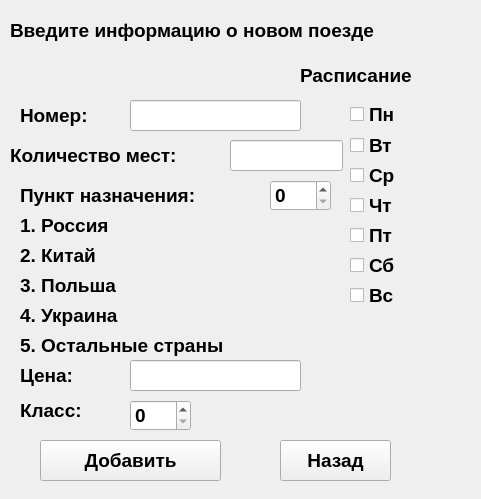
<?xml version="1.0" encoding="UTF-8"?>
<ui version="4.0">
 <class>AddPassengerForm</class>
 <widget class="QWidget" name="AddPassengerForm">
  <property name="geometry">
   <rect>
    <x>0</x>
    <y>0</y>
    <width>481</width>
    <height>499</height>
   </rect>
  </property>
  <property name="windowTitle">
   <string>Form</string>
  </property>
  <widget class="QPushButton" name="submit">
   <property name="geometry">
    <rect>
     <x>40</x>
     <y>440</y>
     <width>181</width>
     <height>41</height>
    </rect>
   </property>
   <property name="font">
    <font>
     <pointsize>14</pointsize>
     <bold>true</bold>
    </font>
   </property>
   <property name="text">
    <string>Добавить</string>
   </property>
  </widget>
  <widget class="QPushButton" name="back">
   <property name="geometry">
    <rect>
     <x>280</x>
     <y>440</y>
     <width>111</width>
     <height>41</height>
    </rect>
   </property>
   <property name="font">
    <font>
     <pointsize>14</pointsize>
     <bold>true</bold>
    </font>
   </property>
   <property name="text">
    <string>Назад</string>
   </property>
  </widget>
  <widget class="QLabel" name="label">
   <property name="geometry">
    <rect>
     <x>10</x>
     <y>10</y>
     <width>461</width>
     <height>41</height>
    </rect>
   </property>
   <property name="font">
    <font>
     <pointsize>14</pointsize>
     <bold>true</bold>
    </font>
   </property>
   <property name="text">
    <string>Введите информацию о новом поезде</string>
   </property>
  </widget>
  <widget class="QCheckBox" name="monday">
   <property name="geometry">
    <rect>
     <x>350</x>
     <y>99</y>
     <width>91</width>
     <height>31</height>
    </rect>
   </property>
   <property name="font">
    <font>
     <pointsize>14</pointsize>
     <bold>true</bold>
    </font>
   </property>
   <property name="text">
    <string>Пн</string>
   </property>
  </widget>
  <widget class="QCheckBox" name="tuesday">
   <property name="geometry">
    <rect>
     <x>350</x>
     <y>130</y>
     <width>91</width>
     <height>31</height>
    </rect>
   </property>
   <property name="font">
    <font>
     <pointsize>14</pointsize>
     <bold>true</bold>
    </font>
   </property>
   <property name="text">
    <string>Вт</string>
   </property>
  </widget>
  <widget class="QCheckBox" name="wednesday">
   <property name="geometry">
    <rect>
     <x>350</x>
     <y>160</y>
     <width>91</width>
     <height>31</height>
    </rect>
   </property>
   <property name="font">
    <font>
     <pointsize>14</pointsize>
     <bold>true</bold>
    </font>
   </property>
   <property name="text">
    <string>Ср</string>
   </property>
  </widget>
  <widget class="QCheckBox" name="thurtday">
   <property name="geometry">
    <rect>
     <x>350</x>
     <y>190</y>
     <width>91</width>
     <height>31</height>
    </rect>
   </property>
   <property name="font">
    <font>
     <pointsize>14</pointsize>
     <bold>true</bold>
    </font>
   </property>
   <property name="text">
    <string>Чт</string>
   </property>
  </widget>
  <widget class="QCheckBox" name="friday">
   <property name="geometry">
    <rect>
     <x>350</x>
     <y>220</y>
     <width>91</width>
     <height>31</height>
    </rect>
   </property>
   <property name="font">
    <font>
     <pointsize>14</pointsize>
     <bold>true</bold>
    </font>
   </property>
   <property name="text">
    <string>Пт</string>
   </property>
  </widget>
  <widget class="QCheckBox" name="saturday">
   <property name="geometry">
    <rect>
     <x>350</x>
     <y>250</y>
     <width>91</width>
     <height>31</height>
    </rect>
   </property>
   <property name="font">
    <font>
     <pointsize>14</pointsize>
     <bold>true</bold>
    </font>
   </property>
   <property name="text">
    <string>Сб</string>
   </property>
  </widget>
  <widget class="QCheckBox" name="sunday">
   <property name="geometry">
    <rect>
     <x>350</x>
     <y>280</y>
     <width>91</width>
     <height>31</height>
    </rect>
   </property>
   <property name="font">
    <font>
     <pointsize>14</pointsize>
     <bold>true</bold>
    </font>
   </property>
   <property name="text">
    <string>Вс</string>
   </property>
  </widget>
  <widget class="QLabel" name="label_2">
   <property name="geometry">
    <rect>
     <x>300</x>
     <y>60</y>
     <width>151</width>
     <height>31</height>
    </rect>
   </property>
   <property name="font">
    <font>
     <pointsize>14</pointsize>
     <bold>true</bold>
    </font>
   </property>
   <property name="text">
    <string>Расписание</string>
   </property>
  </widget>
  <widget class="QLabel" name="label_3">
   <property name="geometry">
    <rect>
     <x>20</x>
     <y>390</y>
     <width>91</width>
     <height>41</height>
    </rect>
   </property>
   <property name="font">
    <font>
     <pointsize>14</pointsize>
     <bold>true</bold>
    </font>
   </property>
   <property name="text">
    <string>Класс:</string>
   </property>
  </widget>
  <widget class="QSpinBox" name="class_2">
   <property name="geometry">
    <rect>
     <x>130</x>
     <y>400</y>
     <width>61</width>
     <height>31</height>
    </rect>
   </property>
   <property name="font">
    <font>
     <pointsize>14</pointsize>
     <bold>true</bold>
    </font>
   </property>
  </widget>
  <widget class="QLabel" name="label_4">
   <property name="geometry">
    <rect>
     <x>20</x>
     <y>100</y>
     <width>91</width>
     <height>31</height>
    </rect>
   </property>
   <property name="font">
    <font>
     <pointsize>14</pointsize>
     <bold>true</bold>
    </font>
   </property>
   <property name="text">
    <string>Номер:</string>
   </property>
  </widget>
  <widget class="QLineEdit" name="id">
   <property name="geometry">
    <rect>
     <x>130</x>
     <y>100</y>
     <width>171</width>
     <height>31</height>
    </rect>
   </property>
   <property name="font">
    <font>
     <pointsize>14</pointsize>
     <bold>true</bold>
    </font>
   </property>
  </widget>
  <widget class="QLabel" name="label_5">
   <property name="geometry">
    <rect>
     <x>10</x>
     <y>140</y>
     <width>221</width>
     <height>31</height>
    </rect>
   </property>
   <property name="font">
    <font>
     <pointsize>14</pointsize>
     <bold>true</bold>
    </font>
   </property>
   <property name="text">
    <string>Количество мест:</string>
   </property>
  </widget>
  <widget class="QLineEdit" name="numberOfSeats">
   <property name="geometry">
    <rect>
     <x>230</x>
     <y>140</y>
     <width>113</width>
     <height>31</height>
    </rect>
   </property>
   <property name="font">
    <font>
     <pointsize>14</pointsize>
     <bold>true</bold>
    </font>
   </property>
  </widget>
  <widget class="QLabel" name="label_6">
   <property name="geometry">
    <rect>
     <x>20</x>
     <y>180</y>
     <width>241</width>
     <height>31</height>
    </rect>
   </property>
   <property name="font">
    <font>
     <pointsize>14</pointsize>
     <bold>true</bold>
    </font>
   </property>
   <property name="text">
    <string>Пункт назначения:</string>
   </property>
  </widget>
  <widget class="QSpinBox" name="destination">
   <property name="geometry">
    <rect>
     <x>270</x>
     <y>180</y>
     <width>61</width>
     <height>31</height>
    </rect>
   </property>
   <property name="font">
    <font>
     <pointsize>14</pointsize>
     <bold>true</bold>
    </font>
   </property>
  </widget>
  <widget class="QLabel" name="label_7">
   <property name="geometry">
    <rect>
     <x>20</x>
     <y>210</y>
     <width>241</width>
     <height>31</height>
    </rect>
   </property>
   <property name="font">
    <font>
     <pointsize>14</pointsize>
     <bold>true</bold>
    </font>
   </property>
   <property name="text">
    <string>1. Россия</string>
   </property>
  </widget>
  <widget class="QLabel" name="label_8">
   <property name="geometry">
    <rect>
     <x>20</x>
     <y>240</y>
     <width>241</width>
     <height>31</height>
    </rect>
   </property>
   <property name="font">
    <font>
     <pointsize>14</pointsize>
     <bold>true</bold>
    </font>
   </property>
   <property name="text">
    <string>2. Китай</string>
   </property>
  </widget>
  <widget class="QLabel" name="label_9">
   <property name="geometry">
    <rect>
     <x>20</x>
     <y>270</y>
     <width>241</width>
     <height>31</height>
    </rect>
   </property>
   <property name="font">
    <font>
     <pointsize>14</pointsize>
     <bold>true</bold>
    </font>
   </property>
   <property name="text">
    <string>3. Польша</string>
   </property>
  </widget>
  <widget class="QLabel" name="label_10">
   <property name="geometry">
    <rect>
     <x>20</x>
     <y>300</y>
     <width>241</width>
     <height>31</height>
    </rect>
   </property>
   <property name="font">
    <font>
     <pointsize>14</pointsize>
     <bold>true</bold>
    </font>
   </property>
   <property name="text">
    <string>4. Украина</string>
   </property>
  </widget>
  <widget class="QLabel" name="label_11">
   <property name="geometry">
    <rect>
     <x>20</x>
     <y>330</y>
     <width>261</width>
     <height>31</height>
    </rect>
   </property>
   <property name="font">
    <font>
     <pointsize>14</pointsize>
     <bold>true</bold>
    </font>
   </property>
   <property name="text">
    <string>5. Остальные страны</string>
   </property>
  </widget>
  <widget class="QLineEdit" name="price">
   <property name="geometry">
    <rect>
     <x>130</x>
     <y>360</y>
     <width>171</width>
     <height>31</height>
    </rect>
   </property>
   <property name="font">
    <font>
     <pointsize>14</pointsize>
     <bold>true</bold>
    </font>
   </property>
  </widget>
  <widget class="QLabel" name="label_12">
   <property name="geometry">
    <rect>
     <x>20</x>
     <y>360</y>
     <width>91</width>
     <height>31</height>
    </rect>
   </property>
   <property name="font">
    <font>
     <pointsize>14</pointsize>
     <bold>true</bold>
    </font>
   </property>
   <property name="text">
    <string>Цена:</string>
   </property>
  </widget>
 </widget>
 <resources/>
 <connections/>
</ui>
